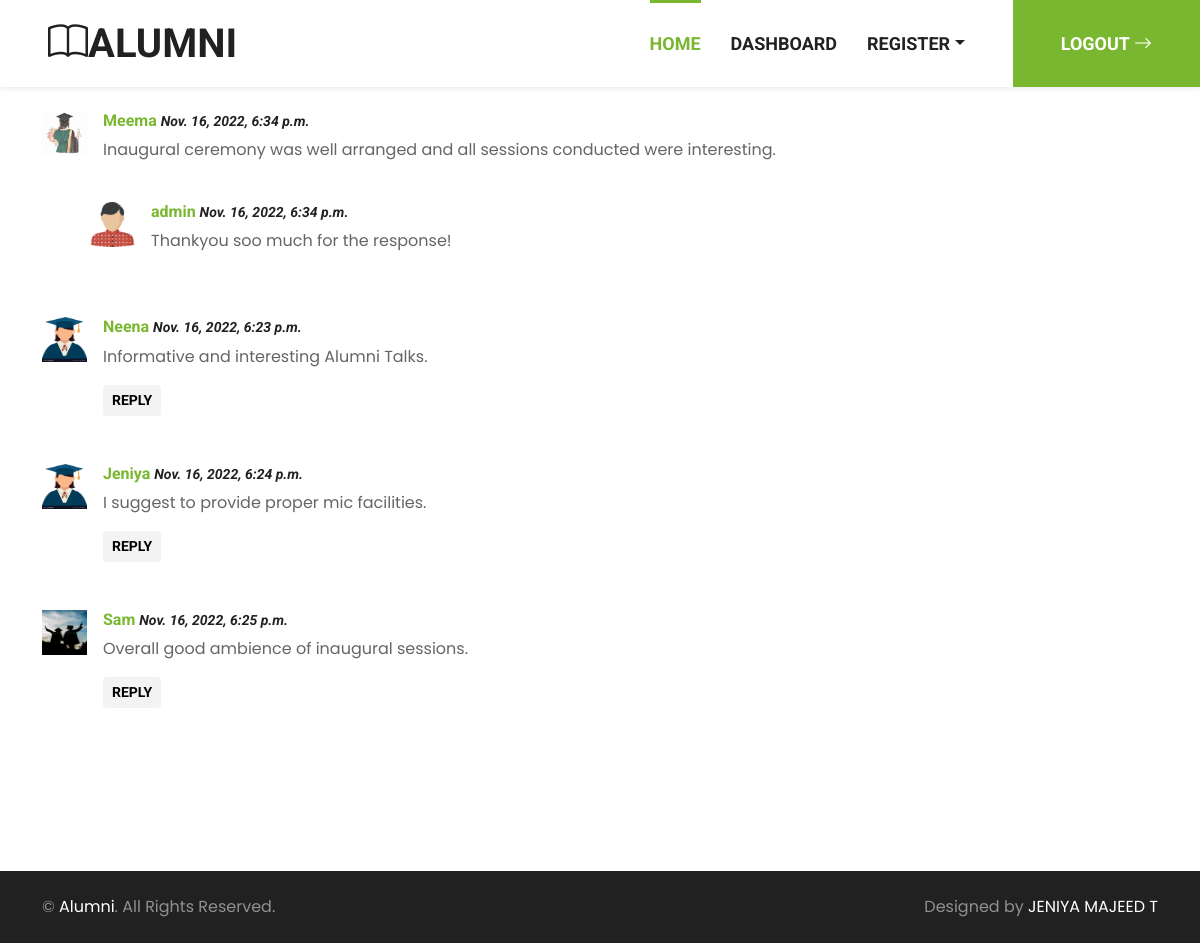
The app's page /feedback-list/ (signed in) with its own data.
### main/models.py (models this page shows)
class FeedBack(models.Model):
    created_by = models.ForeignKey(User, on_delete=models.CASCADE)
    created_on = models.DateTimeField(auto_now=True)
    feedback = models.TextField()
    response = models.ForeignKey(Response, on_delete=models.CASCADE, null=True, blank=True)

class Profile(models.Model):
    user = models.OneToOneField(User, on_delete=models.CASCADE)
    year = models.PositiveIntegerField()
    email = models.EmailField()
    phone = models.IntegerField()
    course = models.CharField(max_length=100)
    pic = models.ImageField(upload_to='profile')

class Response(models.Model):
    created_by = models.ForeignKey(User, on_delete=models.CASCADE)
    created_on = models.DateTimeField(auto_now=True)
    response = models.TextField()

### main/views.py (the view)
# urls.py: path('feedback-list/', views.FeedbackListView.as_view(), name='feedback-list'),
class FeedbackListView(LoginRequiredMixin, ListView):
    template_name: str = 'feedback-list.html'
    model = models.FeedBack

### main/templates/feedback-list.html (shortened to what this page needs)
{% extends 'index.html' %}
{% load static %}
{% block content %}
<div class="container min-h-100 mt-4">
    {% for obj in object_list %}
        <div class="mb-5">
            <div class="d-flex mb-4">
                <img src="{{ obj.created_by.profile.pic.url }}" class="img-fluid" style="width: 45px; height: 45px;">
                <div class="ps-3">
                    <h6><a href="">{{obj.created_by.username}}</a> <small><i>{{obj.created_on}}</i></small></h6>
                    <p>{{obj.feedback}}</p>
                    {% if obj.response %}
                    {% else %}
                    <a href="{% url 'response-add' feed_id=obj.id %}" class="btn btn-sm btn-light">Reply</a>
                    {% endif %}
                </div>
            </div>
            {% if obj.response %}
            <div class="d-flex ms-5 mb-4">
                <img src="{% static 'img/man.png' %}" class="img-fluid" style="width: 45px; height: 45px;">
                <div class="ps-3">
                    <h6><a href="">{% if user.username ==  obj.response.created_by.username %} You {% else %}{{obj.response.created_by.username}} {% endif %}</a> <small><i>{{obj.response.created_on}}</i></small></h6>
                    <p>{{obj.response.response}}</p>
                </div>
            </div>
            {% endif %}
        </div>
    {% empty %}
    <h1>No suggestions are available!</h1>
    {% endfor %}
</div>
{% endblock content %}

### main/static/css/style.css (style rules this page uses)
:root { --primary: #7AB730; --secondary: #FFD33C; --light: #F3F3F3; --dark: #212121; }
.btn { font-family: 'Roboto', sans-serif; text-transform: uppercase; font-weight: 700; transition: .5s; }
.min-h-100 { min-height: 95vh; }

### records on screen
FeedBack: created_by.profile.pic (picture), created_by.username "Meema", created_on "Nov. 16, 2022, 6:34 p.m.", feedback "Inaugural ceremony was well arranged and all sessions conducted were interesting.", response.created_by.username "admin", response.created_on "Nov. 16, 2022, 6:34 p.m.", response.response "Thankyou soo much for the response!"
FeedBack: created_by.profile.pic (picture), created_by.username "Neena", created_on "Nov. 16, 2022, 6:23 p.m.", feedback "Informative and interesting Alumni Talks.", shows "REPLY"
FeedBack: created_by.profile.pic (picture), created_by.username "Jeniya", created_on "Nov. 16, 2022, 6:24 p.m.", feedback "I suggest to provide proper mic facilities.", shows "REPLY"
FeedBack: created_by.profile.pic (picture), created_by.username "Sam", created_on "Nov. 16, 2022, 6:25 p.m.", feedback "Overall good ambience of inaugural sessions.", shows "REPLY"
